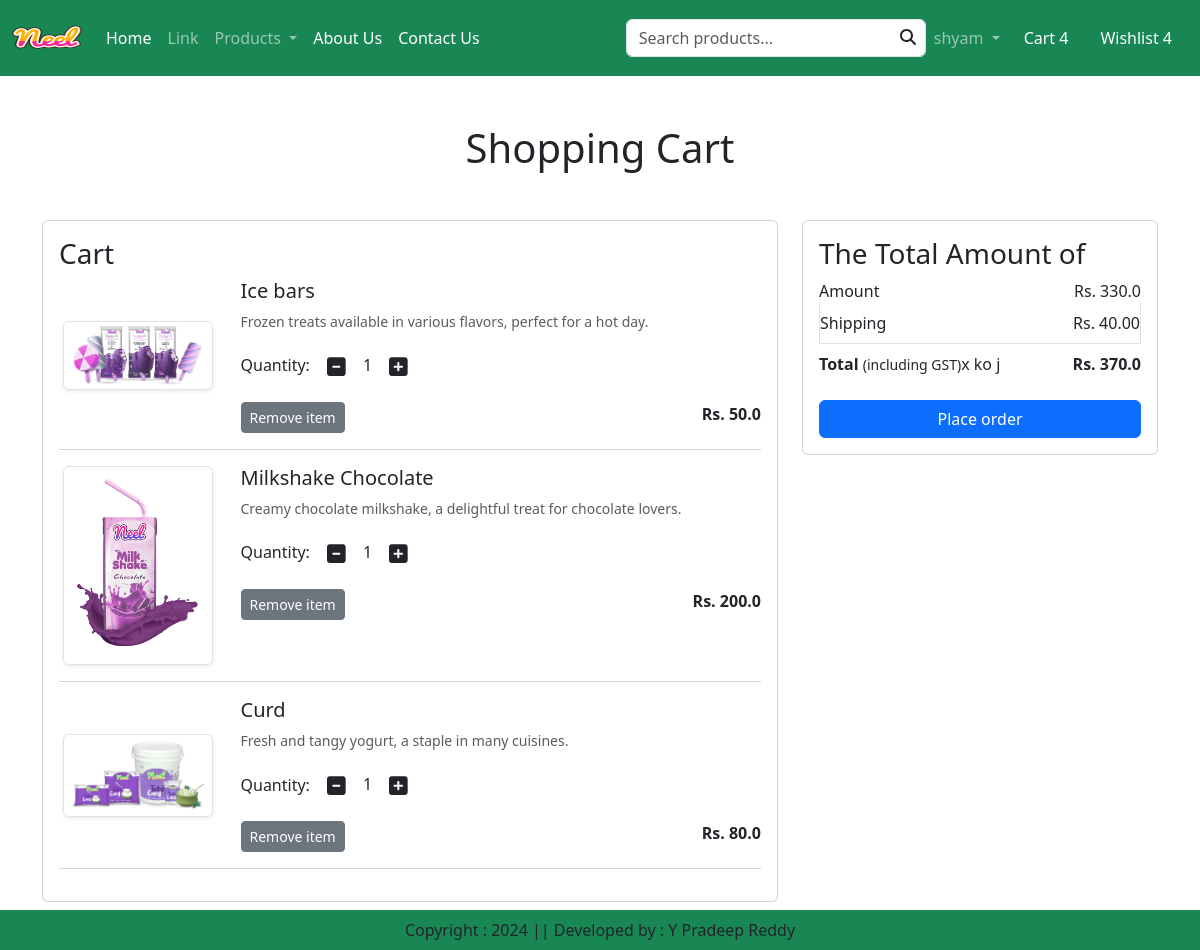
Page /cart/ (signed in) on the committed database.
### app/models.py (models this page shows, shortened)
class Cart(models.Model):
    user=models.ForeignKey(User,on_delete=models.CASCADE)
    product=models.ForeignKey(Product,on_delete=models.CASCADE)
    quantity=models.PositiveIntegerField(default=1)

class Product(models.Model):
    title=models.CharField(max_length=100)
    sellong_price=models.FloatField()
    discounted_price=models.FloatField()
    description=models.TextField()
    composition=models.TextField(default='')
    prodapp=models.TextField(default='')
    category=models.CharField(choices=CATEGORY_CHOICES,max_length=2)
    product_image=models.ImageField(upload_to='product')

### app/views.py (the view)
# urls.py: path('cart/',views.show_cart,name='show_cart'),
def show_cart(request):
    user=request.user
    cart=Cart.objects.filter(user=user)
    amount=0
    for p in cart:
        value=p.quantity*p.product.sellong_price
        amount=amount+value
    totalamount=amount+40
    return render(request,"app/addtocart.html",locals())

### app/templates/app/addtocart.html (shortened to what this page needs)
{% extends "app/base.html" %}
{% load static%}
{% block main_content %}
<div class="container my-5">
    <div class="row">
        {% if cart %}
        <h1 class="text-center mb-5">Shopping Cart</h1>
        <div class="col-sm-8">
            <div class="card">
                <div class="card-body">
                    <h3>Cart</h3>
                    {% for item in cart %}
                    <div class="row">
                        <div class="col-sm-3 text-center align-self-center">
                            <img src="{{item.product.product_image.url}}" alt="" class="img-fluid img-thumbnail shadow-sm" height="150" width="150"></div>
                        <div class="col-sm-9">
                        <div>
                        <h5>{{item.product.title}}</h5>
                        <p class="mb-2 text-muted small">{{item.product.description}}</p>
                        <div class="my-3">
                            <label for="quantity_{{item.product.id}}">Quantity:</label>
                            <a class="minus-cart btn" pid={{item.product.id}}><i class="fas fa-minus-square fa-lg"></i></a>
                            <span id="quantity">{{item.quantity}}</span>
                            <a class="plus-cart btn" pid={{item.product.id}}><i class="fas fa-plus-square fa-lg"></i></a>
                        </div>
                        <div class="d-flex justify-content-between">
                            <a class="remove-cart btn btn-sm btn-secondary mr-3" pid={{item.product.id}}>Remove item</a>
                            <p class="mb-0"><span><strong>Rs. {{item.product.sellong_price}}</strong></span></p>
                        </div>
                    </div>
                </div>
            </div>
            <hr class="text-muted">
            {% endfor %}
        </div>
    </div>
</div>
<div class="col-sm-4">
    <div class="card">
        <div class="card-body">
            <h3>The Total Amount of</h3>
            <ul class="list-group">
                <li class="list-group-item d-flex justify-content-between  align-items-center border-0 px-0 py-0">Amount <span id="amount">Rs. {{amount}}</span></li>
                <li class="list-group-item d-flex justify-content-between  align-items-center px-0">Shipping <span id="amount">Rs. 40.00</span></li>
                <li class="list-group-item d-flex justify-content-between  align-items-center border-0 px-0 mb-3">
                    <div>
                        <strong>Total</strong> <small>(including GST)</small>x
ko j                    </div>
                    <span id="totalamount"><strong>Rs. {{totalamount}}</strong></span>
                </li>
            </ul>
            <div class="d-grid"><a href="#" class="btn btn-primary">Place order</a></div>
        </div>
    </div>
</div>
{% else %}
<h1 class="text-center mb-5">Cart is Empty</h1>
{% endif %}
</div>
</div>
{% endblock main_content %}

### app/templates/app/base.html (shortened to what this page needs)
<!DOCTYPE html>
{% load static %}
<html lang="en">
  <head>
    <link
      href="https://cdn.jsdelivr.net/npm/bootstrap@5.3.3/dist/css/bootstrap.min.css"
      rel="stylesheet"
    />
    <link rel="stylesheet" href="{% static 'app/css/owl.carousel.min.css' %}" />
    <link rel="stylesheet" href="{% static 'app/css/all.min.css' %}" />
    <link rel="stylesheet" href="{% static 'app/css/style.css' %}" />
  </head>
  <body>
    <nav class="navbar navbar-expand-lg navbar-dark bg-success">
      <div class="container-fluid">
        <a class="navbar-brand" href="#">
          <img
            src="{% static 'app/images/Neel.png' %}"
            width="70"
            height="50"
          />
        </a>
        <div class="collapse navbar-collapse" id="navbarSupportedContent">
          <ul class="navbar-nav me-auto mb-2 mb-lg-0">
            <li class="nav-item">
              <a class="nav-link active" aria-current="page" href="/">Home</a>
            </li>
            <li class="nav-item">
              <a class="nav-link" href="#">Link</a>
            </li>
            <li class="nav-item dropdown">
              <a
                class="nav-link dropdown-toggle"
                href="#"
                role="button"
                data-bs-toggle="dropdown"
                aria-expanded="false"
              >
                Products
              </a>
            </li>
            <li class="nav-item">
              <a class="nav-link text-white" aria-disabled="true" href="{% url 'about' %}" style="cursor: pointer;">About Us</a>
            </li>
            <li class="nav-item">
              <a class="nav-link text-white" aria-disabled="true" href="{% url 'contact' %}">Contact Us</a>
            </li>
          </ul>
          <form class="d-flex" role="search" method="get" action="{% url 'search' %}">
            <div class="position-relative" style="width: 300px;">
              <input
                type="text"
                id="product-search"
                class="form-control"
                placeholder="Search products..."
                autocomplete="off"
              >
              <i class="fa fa-search position-absolute" style="top: 10px; right: 10px;"></i>
            </div>
          </form>
        </div>
        <ul class="navbar-nav me-auto mb-2 mb-lg-0">
          {% if user.is_authenticated %}
          <li class="nav-item dropdown">
            <a
              class="nav-link dropdown-toggle"
              href="#"
              role="button"
              data-bs-toggle="dropdown"
              aria-expanded="false"
            >
             {{user.username}}
            </a>
          </li>
          <li class="nav-item mx-2">
            <a href="#" class="nav-link text-white">Cart 4</a>
          </li>
          <li class="nav-item mx-2">
            <a href="#" class="nav-link text-white">Wishlist 4</a>
          </li>
          {% endif %}
        </ul>
      </div>
    </nav>
      {% block main_content %}{% endblock main_content %}
    <footer
      class="container-fluid bg-success text-center p-2 mt-5 fixed-bottom"
    >
      Copyright : 2024 || Developed by : Y Pradeep Reddy
    </footer>
  </body>
</html>

### rows in the picture
Cart: product.product_image (picture), product "Ice bars", product.description "Frozen treats available in various flavors, perfect for a hot day.", quantity "1", product.sellong_price "50.0"
Cart: product.product_image (picture), product "Milkshake Chocolate", product.description "Creamy chocolate milkshake, a delightful treat for chocolate lovers.", quantity "1", product.sellong_price "200.0"
Cart: product.product_image (picture), product "Curd", product.description "Fresh and tangy yogurt, a staple in many cuisines.", quantity "1", product.sellong_price "80.0"

### other values in the picture
{{ user.username }} "shyam"
{{ amount }} "330.0"
{{ totalamount }} "370.0"
